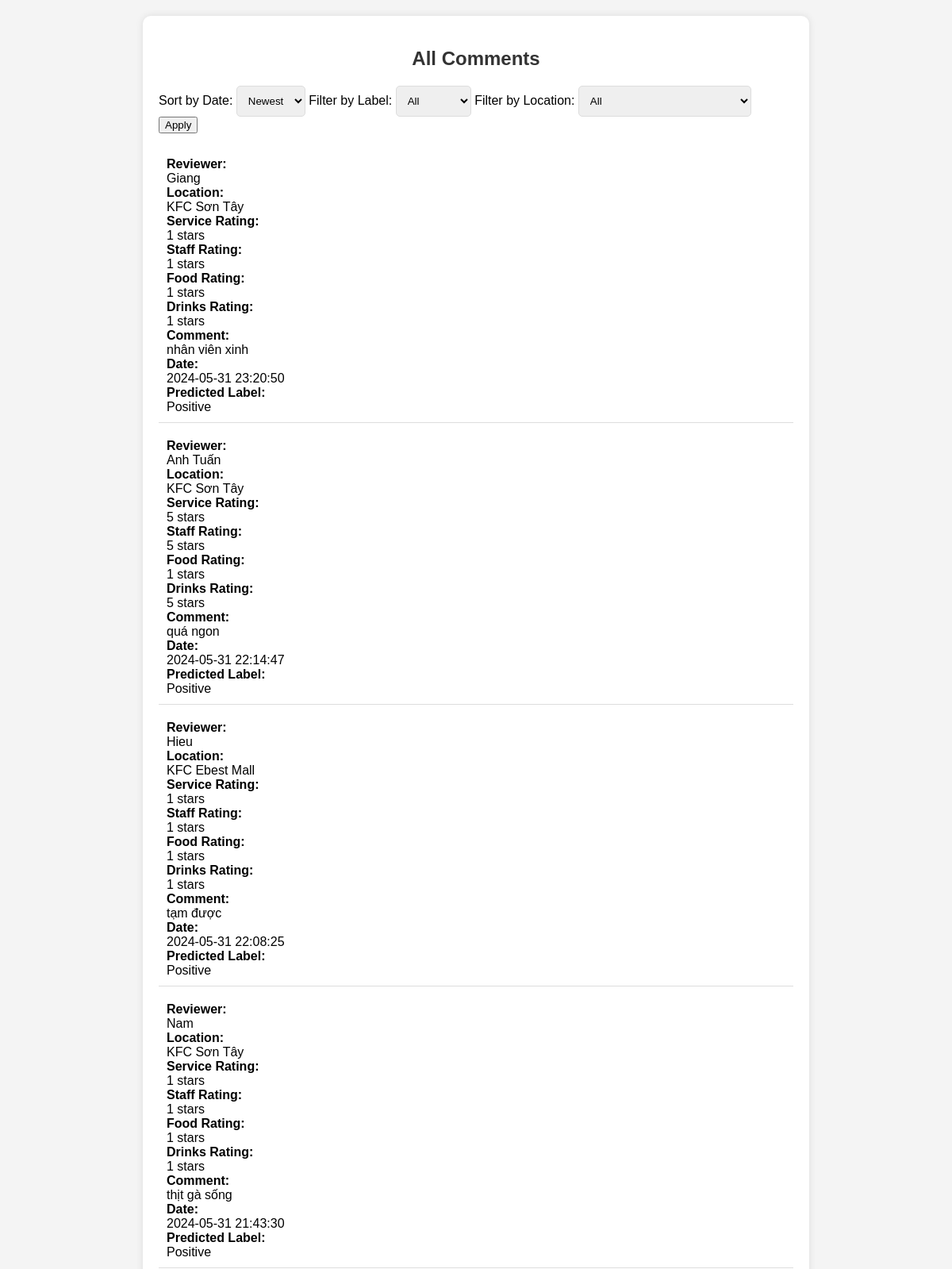
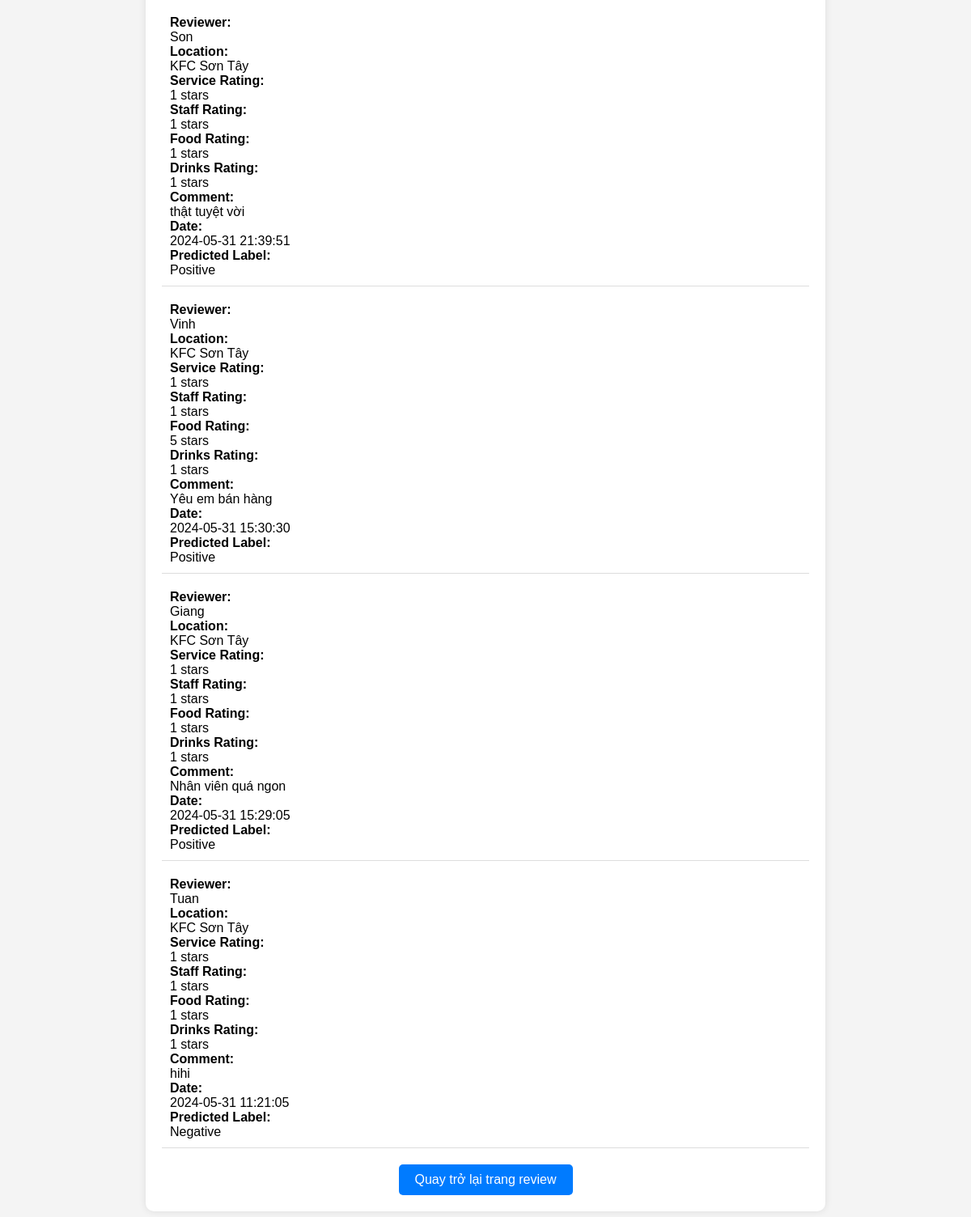
The page /comments on the database its author committed (2 pictures, top to bottom).
### tables this page shows
CREATE TABLE reviews (
    id INTEGER PRIMARY KEY AUTOINCREMENT,
    reviewer TEXT NOT NULL,
    location TEXT NOT NULL,
    service_rating INTEGER NOT NULL,
    staff_rating INTEGER NOT NULL,
    food_rating INTEGER NOT NULL,
    drinks_rating INTEGER NOT NULL,
    comment TEXT,
    review_date TEXT,
    predicted_label TEXT
);

### app.py (the view)
@app.route('/comments')
def view_comments():
    sort_order = request.args.get('sort', 'newest')
    label_filter = request.args.get('label', 'all')
    location_filter = request.args.get('location', 'all')
    conn = sqlite3.connect('reviews.db')
    cursor = conn.cursor()
    query = 'SELECT reviewer, location, service_rating, staff_rating, food_rating, drinks_rating, comment, review_date, predicted_label FROM reviews'
    filters = []
    if label_filter != 'all':
        filters.append(f"predicted_label = '{label_filter}'")
    if location_filter != 'all':
        filters.append(f"location = '{location_filter}'")
    if filters:
        query += ' WHERE ' + ' AND '.join(filters)
    if sort_order == 'newest':
        query += ' ORDER BY review_date DESC'
    elif sort_order == 'oldest':
        query += ' ORDER BY review_date ASC'
    cursor.execute(query)
    reviews = cursor.fetchall()
    conn.close()
    return render_template('comments.html', reviews=reviews)

### templates/comments.html (shortened to what this page needs)
<!DOCTYPE html>
<html lang="en">
<head>
</head>
<body>
    <div class="container">
        <h2>All Comments</h2>
        <div class="filters">
            <form method="GET" action="/comments">
                <label for="sort">Sort by Date:</label>
                <select name="sort" id="sort">
                    <option value="newest">Newest</option>
                </select>
                <label for="label">Filter by Label:</label>
                <select name="label" id="label">
                    <option value="all">All</option>
                </select>
                <label for="location">Filter by Location:</label>
                <select name="location" id="location">
                    <option value="all">All</option>
                </select>
                <button type="submit">Apply</button>
            </form>
        </div>
        {% for review in reviews %}
        <div class="comment">
            <strong>Reviewer:</strong> {{ review[0] }}<br>
            <strong>Location:</strong> {{ review[1] }}<br>
            <strong>Service Rating:</strong> {{ review[2] }} stars<br>
            <strong>Staff Rating:</strong> {{ review[3] }} stars<br>
            <strong>Food Rating:</strong> {{ review[4] }} stars<br>
            <strong>Drinks Rating:</strong> {{ review[5] }} stars<br>
            <strong>Comment:</strong> {{ review[6] }}<br>
            <strong>Date:</strong> {{ review[7] }}<br>
            <strong>Predicted Label:</strong> {{ review[8] }}<br>
        </div>
        {% endfor %}
        <div class="back-button">
            <form action="/">
                <button type="submit">Quay trở lại trang review</button>
            </form>
        </div>
    </div>
</body>
</html>

### templates/comments.html (style rules this page uses)
body { font-family: Arial, sans-serif; background-color: #f4f4f4; margin: 0; padding: 20px; }
.container { max-width: 800px; margin: auto; padding: 20px; background: #ffffff; box-shadow: 0 0 10px rgba(0, 0, 0, 0.1); border-radius: 10px; }
h2 { text-align: center; color: #333; }
.filters { display: flex; justify-content: space-between; margin-bottom: 20px; }
.filters select { padding: 10px; border: 1px solid #ddd; border-radius: 5px; }
.comment { padding: 10px; border-bottom: 1px solid #ddd; margin-bottom: 10px; }
.comment strong { display: block; }
.back-button { display: block; text-align: center; margin-top: 20px; }
.back-button button { padding: 10px 20px; font-size: 16px; color: #fff; background-color: #007bff; border: none; border-radius: 5px; cursor: pointer; transition: background-color 0.3s ease; }

### rows shown on the page
reviews: reviewer "Giang", location "KFC Sơn Tây", service_rating "1", staff_rating "1", food_rating "1", drinks_rating "1", comment "nhân viên xinh", review_date "2024-05-31 23:20:50", predicted_label "Positive"
reviews: reviewer "Anh Tuấn", location "KFC Sơn Tây", service_rating "5", staff_rating "5", food_rating "1", drinks_rating "5", comment "quá ngon", review_date "2024-05-31 22:14:47", predicted_label "Positive"
reviews: reviewer "Hieu", location "KFC Ebest Mall", service_rating "1", staff_rating "1", food_rating "1", drinks_rating "1", comment "tạm được", review_date "2024-05-31 22:08:25", predicted_label "Positive"
reviews: reviewer "Nam", location "KFC Sơn Tây", service_rating "1", staff_rating "1", food_rating "1", drinks_rating "1", comment "thịt gà sống", review_date "2024-05-31 21:43:30", predicted_label "Positive"
reviews: reviewer "Son", location "KFC Sơn Tây", service_rating "1", staff_rating "1", food_rating "1", drinks_rating "1", comment "thật tuyệt vời", review_date "2024-05-31 21:39:51", predicted_label "Positive"
reviews: reviewer "Vinh", location "KFC Sơn Tây", service_rating "1", staff_rating "1", food_rating "5", drinks_rating "1", comment "Yêu em bán hàng", review_date "2024-05-31 15:30:30", predicted_label "Positive"
reviews: reviewer "Giang", location "KFC Sơn Tây", service_rating "1", staff_rating "1", food_rating "1", drinks_rating "1", comment "Nhân viên quá ngon", review_date "2024-05-31 15:29:05", predicted_label "Positive"
reviews: reviewer "Tuan", location "KFC Sơn Tây", service_rating "1", staff_rating "1", food_rating "1", drinks_rating "1", comment "hihi", review_date "2024-05-31 11:21:05", predicted_label "Negative"
